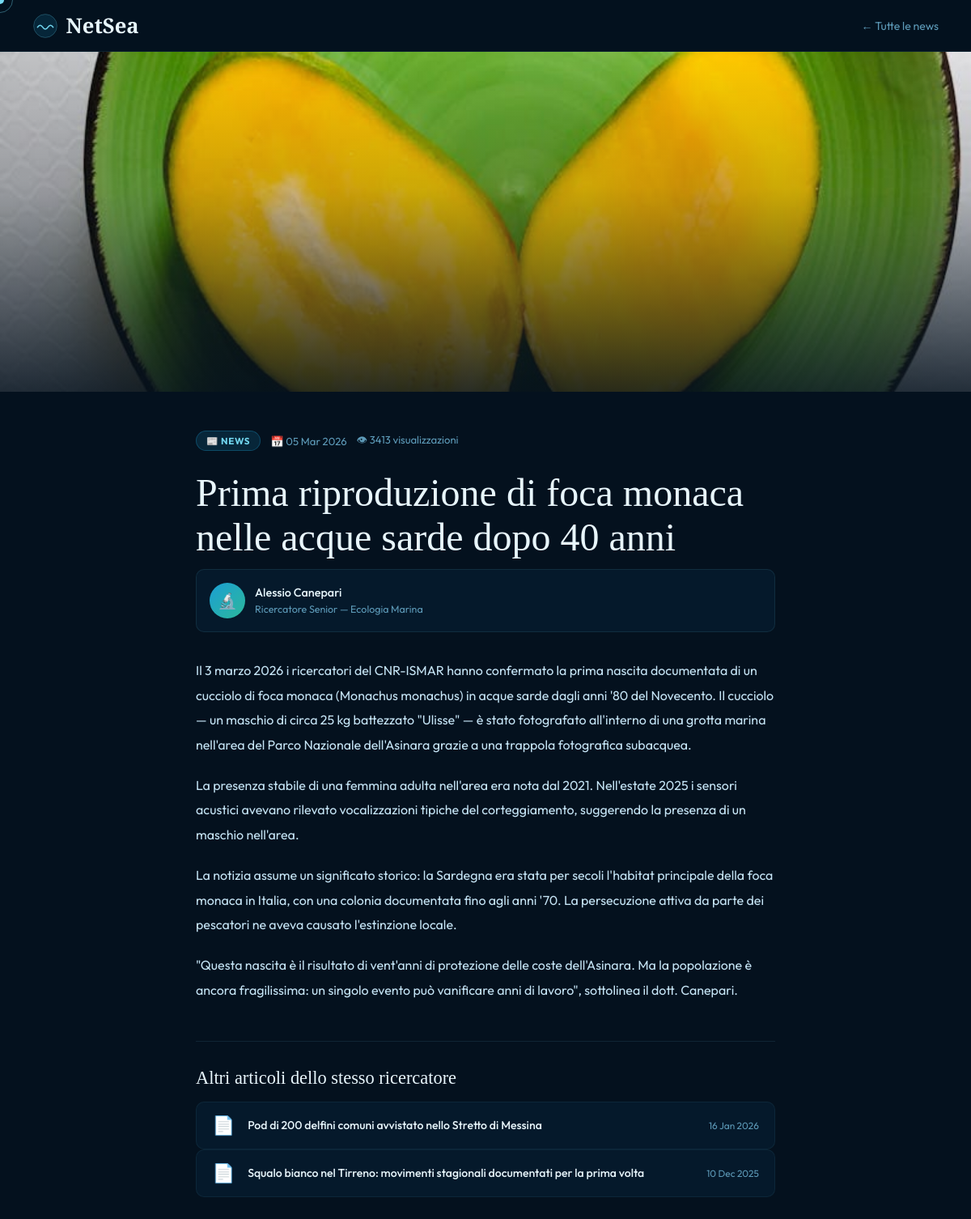
Page /news_detail.php?id=4 on the committed database.
### tables this page shows
CREATE TABLE `news` (
  `id_news` int(11) NOT NULL,
  `titolo` varchar(150) DEFAULT NULL,
  `contenuto` text DEFAULT NULL,
  `copertina` text DEFAULT NULL,
  `data_pub` date DEFAULT NULL,
  `visualizzazioni` int(11) DEFAULT NULL,
  `id_ricercatore` int(11) DEFAULT NULL
);

CREATE TABLE `utente` (
  `id_utente` int(11) NOT NULL,
  `username` varchar(50) DEFAULT NULL,
  `password_hash` text DEFAULT NULL,
  `email` varchar(150) DEFAULT NULL,
  `nome` varchar(100) DEFAULT NULL,
  `cognome` varchar(100) DEFAULT NULL,
  `data_registrazione` date DEFAULT NULL,
  `is_admin` tinyint(1) DEFAULT 0,
  `foto_profilo` varchar(255) DEFAULT NULL
);

CREATE TABLE `ricercatore` (
  `id_ricercatore` int(11) NOT NULL,
  `qualifica` varchar(100) DEFAULT NULL,
  `id_ente` int(11) DEFAULT NULL
);

### news_detail.php (the view, shortened to what this page needs)
<?php
require 'config.php';
$id = filter_input(INPUT_GET, 'id', FILTER_VALIDATE_INT);
$stmt = $connessione->prepare("
    SELECT n.*, u.nome AS nome_autore, u.cognome AS cognome_autore, r.qualifica
    FROM news n
    JOIN ricercatore r ON n.id_ricercatore = r.id_ricercatore
    JOIN utente u ON r.id_ricercatore = u.id_utente
    WHERE n.id_news = ?
");
$stmt->execute([$id]);
$n = $stmt->fetch();
$connessione->prepare("UPDATE news SET visualizzazioni = visualizzazioni + 1 WHERE id_news = ?")->execute([$id]);
$altri = $connessione->prepare("
    SELECT id_news, titolo, data_pub FROM news
    WHERE id_ricercatore = ? AND id_news != ?
    ORDER BY data_pub DESC LIMIT 4
");
$altri->execute([$n['id_ricercatore'], $id]);
$altre_news = $altri->fetchAll();
$data = $n['data_pub'] ? date('d M Y', strtotime($n['data_pub'])) : '';
$autore = trim(($n['nome_autore'] ?? '') . ' ' . ($n['cognome_autore'] ?? ''));
?>
<!DOCTYPE html>
<html lang="it">
<head>
  <link rel="stylesheet" href="style.css">
</head>
<body>
<nav>
  <a href="index.php" class="nav-logo">
    <svg viewBox="0 0 40 40" fill="none">
      <circle cx="20" cy="20" r="18" fill="rgba(27,159,212,.15)" stroke="rgba(114,215,240,.3)" stroke-width="1"/>
      <path d="M8 22 Q12 16 16 22 Q20 28 24 22 Q28 16 32 22" stroke="#72d7f0" stroke-width="2" fill="none" stroke-linecap="round"/>
    </svg>
    NetSea
  </a>
  <a href="news.php" class="nav-back">← Tutte le news</a>
</nav>
<div class="cover">
  <?php if (!empty($n['copertina'])): ?>
    <?php if (preg_match('/\.(mp4|webm)$/i', $n['copertina'])): ?>
      <video src="<?= htmlspecialchars($n['copertina']) ?>" autoplay muted loop playsinline></video>
    <?php else: ?>
      <img src="<?= htmlspecialchars($n['copertina']) ?>" alt="<?= htmlspecialchars($n['titolo']) ?>">
    <?php endif; ?>
  <?php else: ?>
    <div class="cover-emoji">🌊</div>
  <?php endif; ?>
  <div class="cover-overlay"></div>
</div>
<div class="article-wrap">
  <div class="article-meta">
    <span class="meta-tag">📰 News</span>
    <span class="meta-date">📅 <?= $data ?></span>
    <span class="meta-views">👁 <?= (int)($n['visualizzazioni'] ?? 0) ?> visualizzazioni</span>
  </div>
  <h1><?= htmlspecialchars($n['titolo']) ?></h1>
  <div class="autore-box">
    <div class="autore-avatar">🔬</div>
    <div class="autore-info">
      <p><?= htmlspecialchars($autore) ?></p>
      <span><?= htmlspecialchars($n['qualifica'] ?? 'Ricercatore') ?></span>
    </div>
  </div>
  <div class="article-body">
    <?php
    $testo = htmlspecialchars($n['contenuto'] ?? '');
    $testo = preg_replace('/\*\*(.+?)\*\*/s', '<strong>$1</strong>', $testo);
    $testo = preg_replace('/_(.+?)_/s', '<em>$1</em>', $testo);
    $paragrafi = explode("\n\n", $testo);
    foreach ($paragrafi as $p_txt) {
        $p_txt = trim($p_txt);
        echo '<p>' . nl2br($p_txt) . '</p>';
    }
    ?>
  </div>
  <?php if (!empty($altre_news)): ?>
  <div class="altre-news">
    <p class="altre-title">Altri articoli dello stesso ricercatore</p>
    <?php foreach ($altre_news as $an): ?>
    <a href="news_detail.php?id=<?= $an['id_news'] ?>" class="news-row">
      <span style="font-size:1.4rem;">📄</span>
      <h4><?= htmlspecialchars($an['titolo']) ?></h4>
      <span class="data"><?= $an['data_pub'] ? date('d M Y', strtotime($an['data_pub'])) : '' ?></span>
    </a>
    <?php endforeach; ?>
  </div>
  <?php endif; ?>
</div>
</body>
</html>

### style.css (style rules this page uses)
*, *::before, *::after { box-sizing: border-box; margin: 0; padding: 0; }
:root { --ink: #04111e; --deep: #071e33; --ocean: #0b3d5e; --mid: #1267a0; --wave: #1b9fd4; --foam: #72d7f0; --pearl: #e8f6fc; --sand: #f5ede0; --sand2: #e8d9c4; --coral: #e05a3a; --kelp: #2cb89b; --gold: #f0c040; --text: #c5e4f5; --muted: #5d9ab8; --ease: cubic-bezier(.25,.46,.45,.94); }
html { scroll-behavior: smooth; }
body { font-family: 'Outfit', sans-serif; background: var(--ink); color: var(--text); overflow-x: hidden; cursor: none; }
a { color: var(--wave); text-decoration: none; transition: color .2s; }
nav { position: sticky; top: 0; z-index: 200; height: 64px; display: flex; align-items: center; padding: 0 2.5rem; gap: 1rem; background: rgba(4,17,30,.95); border-bottom: 1px solid rgba(114,215,240,.08); }
.nav-logo { display: flex; align-items: center; gap: .6rem; text-decoration: none; font-family: 'Cormorant Garamond', serif; font-size: 1.6rem; font-weight: 600; color: var(--pearl); }
.nav-logo svg, .nav-logo-wave svg { width: 32px; height: 32px; }
.nav-back { margin-left: auto; color: var(--muted); font-size: .875rem; transition: color .2s; }
h1, h2, h3 { font-family: 'Cormorant Garamond', serif; font-weight: 400; color: var(--pearl); }
h1 { font-size: clamp(1.8rem, 4vw, 3rem); line-height: 1.15; margin-bottom: .75rem; }
.news-row { display: flex; align-items: center; gap: 1rem; background: rgba(11,61,94,.2); border: 1px solid rgba(114,215,240,.07); border-radius: 10px; padding: .9rem 1.2rem; text-decoration: none; transition: border-color .2s, background .2s; }
.news-row h4 { color: var(--pearl); font-size: .88rem; font-weight: 500; }
.news-row .data { margin-left: auto; flex-shrink: 0; font-size: .74rem; color: var(--muted); }
.cover { width: 100%; height: 420px; position: relative; overflow: hidden; background: linear-gradient(135deg, var(--ocean), var(--deep)); }
.cover img, .cover video { width: 100%; height: 100%; object-fit: cover; display: block; }
.cover-overlay { position: absolute; inset: 0; background: linear-gradient(0deg, rgba(4,17,30,.85) 0%, rgba(4,17,30,.2) 60%, transparent 100%); }
.article-wrap { max-width: 780px; margin: 0 auto; padding: 3rem 2rem 5rem; }
.article-meta { display: flex; flex-wrap: wrap; gap: .75rem; align-items: center; margin-bottom: 1.5rem; }
.meta-tag { padding: .25rem .75rem; border-radius: 20px; font-size: .72rem; font-weight: 700; text-transform: uppercase; letter-spacing: .06em; background: rgba(27,159,212,.15); border: 1px solid rgba(27,159,212,.3); color: var(--foam); }
.meta-date, .meta-views { color: var(--muted); font-size: .82rem; }
.autore-box { display: flex; align-items: center; gap: .75rem; padding: 1rem; background: rgba(11,61,94,.2); border: 1px solid rgba(114,215,240,.1); border-radius: 10px; margin-bottom: 2rem; }
.autore-avatar { width: 44px; height: 44px; border-radius: 50%; background: linear-gradient(135deg,var(--wave),var(--kelp)); display: flex; align-items: center; justify-content: center; font-size: 1.2rem; flex-shrink: 0; }
.autore-info p { color: var(--pearl); font-size: .9rem; font-weight: 500; }
.autore-info span { color: var(--muted); font-size: .78rem; }
.article-body { font-size: 1rem; line-height: 1.9; color: var(--text); }
.article-body p { margin-bottom: 1.25rem; }
.altre-news { margin-top: 3rem; padding-top: 2rem; border-top: 1px solid rgba(114,215,240,.1); }
.altre-title { font-family: 'Cormorant Garamond', serif; font-size: 1.4rem; color: var(--pearl); font-weight: 400; margin-bottom: 1rem; }

### rows in the picture
news: copertina (picture), data_pub "05 Mar 2026", visualizzazioni "3413", titolo "Prima riproduzione di foca monaca nelle acque sarde dopo 40 anni", utente.nome+cognome "Alessio Canepari", id_ricercatore.qualifica "Ricercatore Senior — Ecologia Marina", contenuto "Il 3 marzo 2026 i ricercatori del CNR-ISMAR hanno confermato la prima nascita documentata di un cucciolo di foca monaca (Monachus monachus) in acque sarde dagli anni '80 del Novecento. Il cucciolo — un maschio di circa 25 kg battezzato \"Ulisse\" — è stato fotografato all'interno di una grotta marina nell'area del Parco Nazionale dell'Asinara grazie a una trappola fotografica subacquea."
news: titolo "Pod di 200 delfini comuni avvistato nello Stretto di Messina", data_pub "16 Jan 2026"
news: titolo "Squalo bianco nel Tirreno: movimenti stagionali documentati per la prima volta", data_pub "10 Dec 2025"
